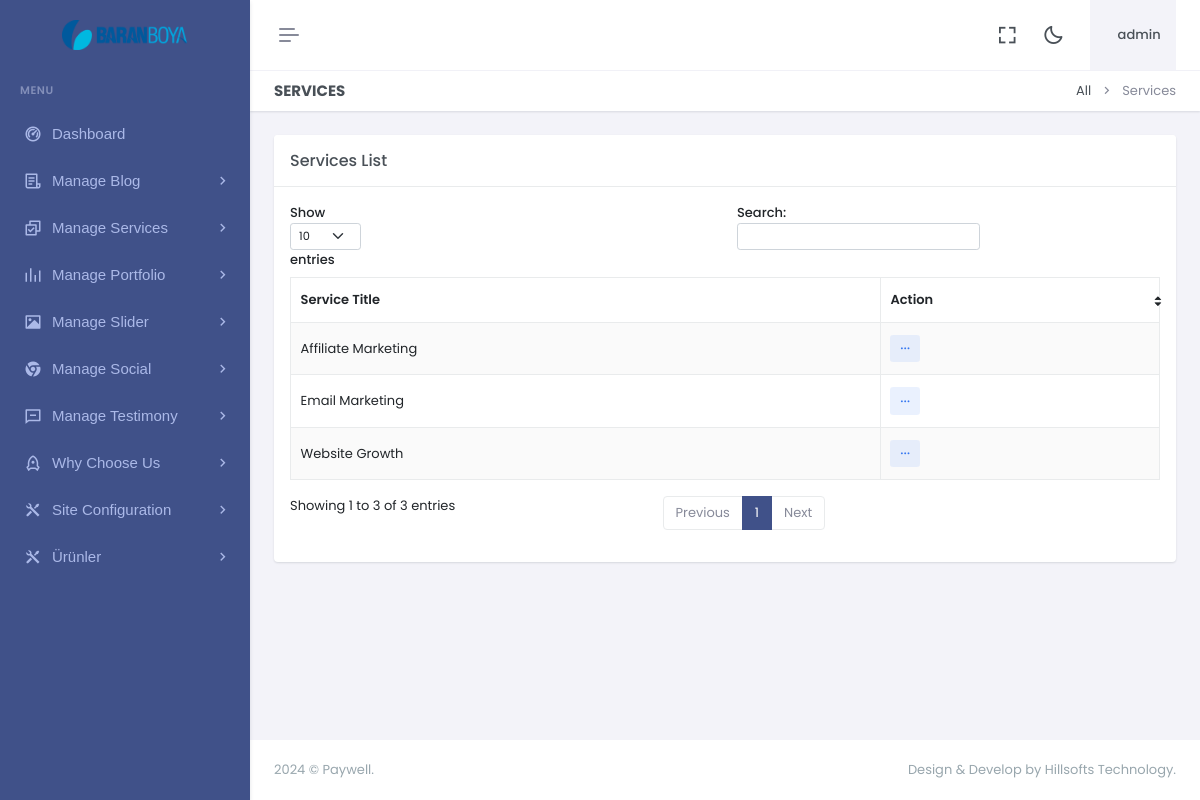
The app's page /dashboard/services.php (signed in), older data.
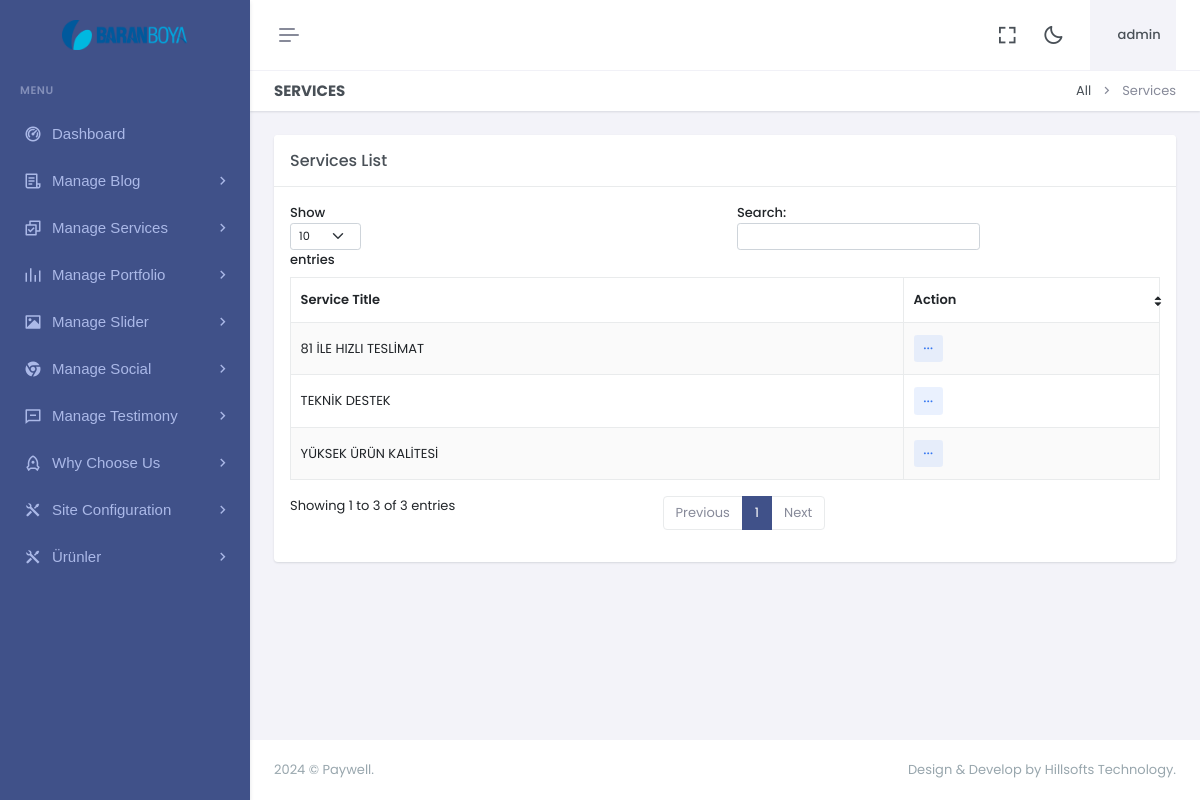
The same page, newer data.
### tables this page shows
CREATE TABLE `logo` (
  `id` int(11) NOT NULL,
  `xfile` varchar(1000) NOT NULL,
  `ufile` varchar(1000) NOT NULL,
  `updated_at` timestamp NOT NULL DEFAULT current_timestamp() ON UPDATE current_timestamp()
);

CREATE TABLE `service` (
  `id` int(11) NOT NULL,
  `service_title` varchar(500) NOT NULL,
  `service_desc` varchar(1000) NOT NULL,
  `service_detail` varchar(2000) NOT NULL,
  `ufile` varchar(1000) NOT NULL,
  `icon` varchar(200) NOT NULL,
  `upadated_at` timestamp NOT NULL DEFAULT current_timestamp() ON UPDATE current_timestamp()
);

### dashboard/services.php (the view)
<?php include"header.php";?>
<?php include"sidebar.php";?>
<div class="main-content">
 <div class="page-content">
       <div class="container-fluid">
                    <div class="row">
                        <div class="col-12">
                            <div class="page-title-box d-sm-flex align-items-center justify-content-between">
                                <h4 class="mb-sm-0">Services</h4>
                                <div class="page-title-right">
                                    <ol class="breadcrumb m-0">
                                        <li class="breadcrumb-item"><a href="javascript: void(0);">All</a></li>
                                        <li class="breadcrumb-item active">Services</li>
                                    </ol>
                                </div>
                            </div>
                        </div>
                    </div>
                    <div class="row">
                        <div class="col-lg-12">
                            <div class="card">
                                <div class="card-header">
                                    <h5 class="card-title mb-0">Services List</h5>
                                </div>
                                <div class="card-body">
                                    <table id="example" class="table table-bordered dt-responsive nowrap table-striped align-middle" style="width:100%">
                                        <thead>
                                            <tr>
                                                <th data-ordering="false">Service Title</th>
                                                <th>Action</th>
                                            </tr>
                                        </thead>
                                        <tbody>
                                        <?php
				   $q="SELECT * FROM  service ORDER BY id DESC";
 $r123 = mysqli_query($con,$q);
while($ro = mysqli_fetch_array($r123))
{
	$id="$ro[id]";
	$service_title="$ro[service_title]";
  print "<tr>
				  <td>
				  $service_title
				  </td>
          <td>
                                                    <div class='dropdown d-inline-block'>
                                                        <button class='btn btn-soft-secondary btn-sm dropdown' type='button' data-bs-toggle='dropdown' aria-expanded='false'>
                                                            <i class='ri-more-fill align-middle'></i>
                                                        </button>
                                                        <ul class='dropdown-menu dropdown-menu-end'>
                                                            <li><a href='editservice.php?id=$id' class='dropdown-item edit-item-btn'><i class='ri-pencil-fill align-bottom me-2 text-muted'></i> Edit</a></li>
                                                            <li>
                                                                <a href='deleteservice.php?id=$id' class='dropdown-item remove-item-btn'>
                                                                    <i class='ri-delete-bin-fill align-bottom me-2 text-muted'></i> Delete
                                                                </a>
                                                            </li>
                                                        </ul>
                                                    </div>
                                                </td>
				  </tr>";
  }
  ?>
                                        </tbody>
                                    </table>
                                </div>
                            </div>
                        </div>
                    </div>
                </div>
            </div>
            <?php include"footer.php";?>

### dashboard/header.php (shortened to what this page needs)
<?php
if (isset($_SESSION['username'])) {
 $username = $_SESSION['username'];
}
 else {
    print "
				<script language='javascript'>
					window.location = 'login.php';
				</script>
			";
}
?>
<!doctype html>
<html lang="en" data-layout="vertical" data-topbar="light" data-sidebar="dark" data-sidebar-size="lg" data-sidebar-image="none">
<head>
    <link href="assets/libs/jsvectormap/css/jsvectormap.min.css" rel="stylesheet" type="text/css" />
    <link href="assets/libs/swiper/swiper-bundle.min.css" rel="stylesheet" type="text/css" />
    <link href="assets/css/bootstrap.min.css" rel="stylesheet" type="text/css" />
    <link href="assets/css/icons.min.css" rel="stylesheet" type="text/css" />
    <link href="assets/css/app.min.css" rel="stylesheet" type="text/css" />
    <link href="assets/css/custom.min.css" rel="stylesheet" type="text/css" />
</head>
<body>
    <div id="layout-wrapper">
        <header id="page-topbar">
    <div class="layout-width">
        <div class="navbar-header">
            <div class="d-flex">
                <button type="button" class="btn btn-sm px-3 fs-16 header-item vertical-menu-btn topnav-hamburger"
                    id="topnav-hamburger-icon">
                    <span class="hamburger-icon">
                        <span></span>
                        <span></span>
                        <span></span>
                    </span>
                </button>
            </div>
            <div class="d-flex align-items-center">
                <div class="ms-1 header-item d-none d-sm-flex">
                    <button type="button" class="btn btn-icon btn-topbar btn-ghost-secondary rounded-circle"
                        data-toggle="fullscreen">
                        <i class='bx bx-fullscreen fs-22'></i>
                    </button>
                </div>
                <div class="ms-1 header-item d-none d-sm-flex">
                    <button type="button"
                        class="btn btn-icon btn-topbar btn-ghost-secondary rounded-circle light-dark-mode">
                        <i class='bx bx-moon fs-22'></i>
                    </button>
                </div>
                <div class="dropdown ms-sm-3 header-item topbar-user">
                    <button type="button" class="btn" id="page-header-user-dropdown" data-bs-toggle="dropdown"
                        aria-haspopup="true" aria-expanded="false">
                        <span class="d-flex align-items-center">
                            <span class="text-start ms-xl-2">
                                <span class="d-none d-xl-inline-block ms-1 fw-medium user-name-text"><?php print $username;?></span>
                            </span>
                        </span>
                    </button>
                </div>
            </div>
        </div>
    </div>
</header>

### dashboard/sidebar.php (shortened to what this page needs)
<?php
include"../z_db.php";
?>
<div class="app-menu navbar-menu">
  <div class="navbar-brand-box">
<?php
    $rr=mysqli_query($con,"SELECT ufile FROM logo");
$r = mysqli_fetch_row($rr);
$ufile = $r[0];
?>
    <a href="home" class="logo logo-light">
      <span class="logo-lg">
        <img src="uploads/logo/<?php print $ufile?>" alt="" height="30">
      </span>
    </a>
  </div>
  <div id="scrollbar">
    <div class="container-fluid">
      <ul class="navbar-nav" id="navbar-nav">
        <li class="menu-title"><span data-key="t-menu">Menu</span></li>
        <li class="nav-item">
                <a href="dashboard" class="nav-link" data-key="t-analytics">  <i class="ri-dashboard-2-line"></i> <span data-key="t-dashboards"> Dashboard </span></a>
              </li>
              <li class="nav-item">
                            <a class="nav-link menu-link" href="#sidebarB" data-bs-toggle="collapse" role="button" aria-expanded="true" aria-controls="sidebarLanding">
                                <i class="ri-file-list-3-line"></i> <span data-key="t-landing">Manage Blog</span>
                            </a>
                        </li>
              <li class="nav-item">
                            <a class="nav-link menu-link" href="#sidebarLanding" data-bs-toggle="collapse" role="button" aria-expanded="true" aria-controls="sidebarLanding">
                                <i class="ri-checkbox-multiple-line"></i> <span data-key="t-landing">Manage Services</span>
                            </a>
                        </li>
                        <li class="nav-item">
                            <a class="nav-link menu-link" href="#sidebarPot" data-bs-toggle="collapse" role="button" aria-expanded="true" aria-controls="sidebarLanding">
                                <i class="ri-rhythm-fill"></i> <span data-key="t-landing">Manage Portfolio</span>
                            </a>
                        </li>
                        <li class="nav-item">
                            <a class="nav-link menu-link" href="#sidebarSl" data-bs-toggle="collapse" role="button" aria-expanded="true" aria-controls="sidebarLanding">
                                <i class="ri-image-fill"></i> <span data-key="t-landing">Manage Slider</span>
                            </a>
                        </li>
                        <li class="nav-item">
                            <a class="nav-link menu-link" href="#sidebarX" data-bs-toggle="collapse" role="button" aria-expanded="true" aria-controls="sidebarLanding">
                                <i class="ri-chrome-fill"></i> <span data-key="t-landing">Manage Social</span>
                            </a>
                        </li>
                        <li class="nav-item">
                            <a class="nav-link menu-link" href="#sidebarT" data-bs-toggle="collapse" role="button" aria-expanded="true" aria-controls="sidebarLanding">
                                <i class="ri-message-line"></i> <span data-key="t-landing">Manage Testimony</span>
                            </a>
                        </li>
                        <li class="nav-item">
                            <a class="nav-link menu-link" href="#sidebarW" data-bs-toggle="collapse" role="button" aria-expanded="true" aria-controls="sidebarLanding">
                                <i class="ri-rocket-line"></i> <span data-key="t-landing"> Why Choose Us</span>
                            </a>
                        </li>
                        <li class="nav-item">
                            <a class="nav-link menu-link" href="#sidebarK" data-bs-toggle="collapse" role="button" aria-expanded="true" aria-controls="sidebarLanding">
                                <i class="ri-tools-fill"></i> <span data-key="t-landing"> Site Configuration </span>
                            </a>
                        </li>
                        <li class="nav-item">
                            <a class="nav-link menu-link" href="#sidebarP" data-bs-toggle="collapse" role="button" aria-expanded="true" aria-controls="sidebarLanding">
                                <i class="ri-tools-fill"></i> <span data-key="t-landing"> Ürünler </span>
                            </a>
                        </li>
      </ul>
    </div>
  </div>
  <div class="sidebar-background"></div>
</div>

### dashboard/footer.php (shortened to what this page needs)
    <footer class="footer">
        <div class="container-fluid">
            <div class="row">
                <div class="col-sm-6">
                    <script>document.write(new Date().getFullYear())</script> © Paywell.
                </div>
                <div class="col-sm-6">
                    <div class="text-sm-end d-none d-sm-block">
                        Design & Develop by Hillsofts Technology.
                    </div>
                </div>
            </div>
        </div>
    </footer>
</div>
</div>
</body>
</html>

Row changes from the older to the newer data that the page shows:
changed service: service_title "Website Growth" → "YÜKSEK ÜRÜN KALİTESİ"
changed service: service_title "Email Marketing" → "TEKNİK DESTEK"
changed service: service_title "Affiliate Marketing" → "81 İLE HIZLI TESLİMAT"
